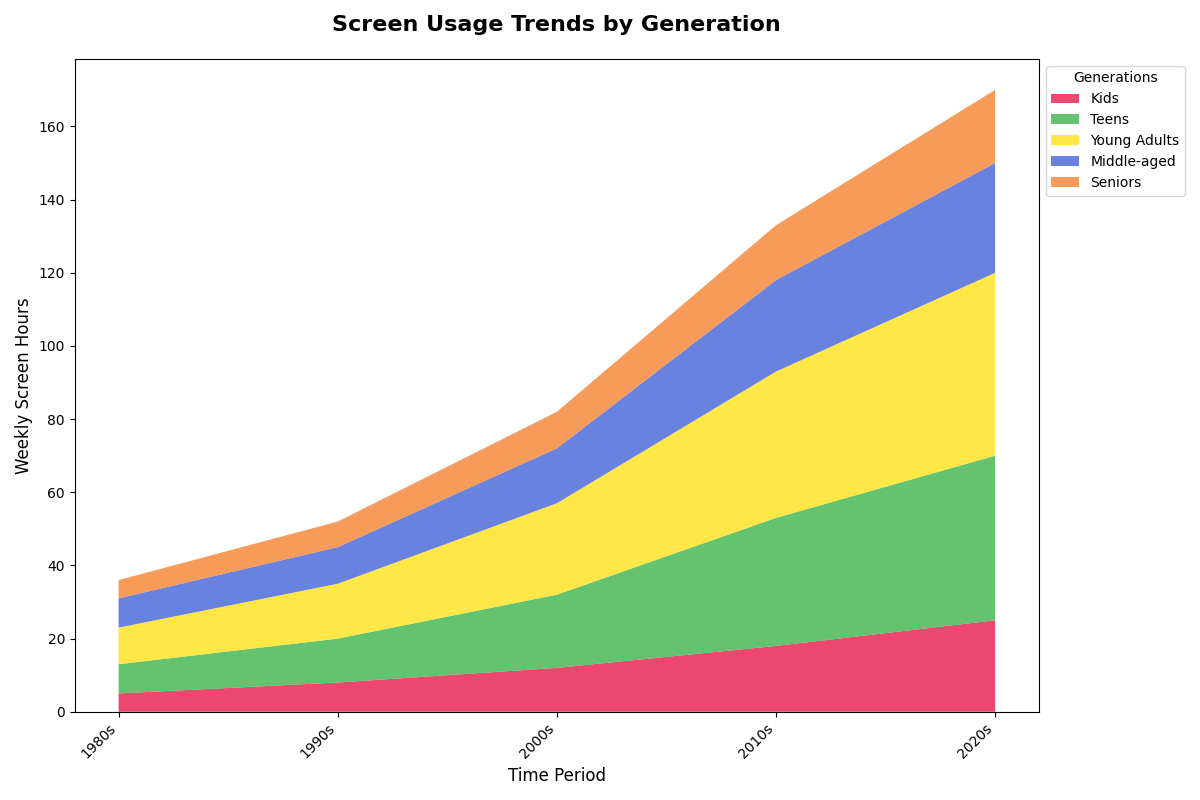

This figure's Python source:
import matplotlib.pyplot as plt
import numpy as np

decades = ['1980s', '1990s', '2000s', '2010s', '2020s']
age_groups = ['Kids', 'Teens', 'Young Adults', 'Middle-aged', 'Seniors']

screen_time_0_12 = [5, 8, 12, 18, 25]
screen_time_13_18 = [8, 12, 20, 35, 45]
screen_time_19_35 = [10, 15, 25, 40, 50]
screen_time_36_55 = [8, 10, 15, 25, 30]
screen_time_56_plus = [5, 7, 10, 15, 20]

data = np.array([screen_time_0_12, screen_time_13_18, screen_time_19_35, screen_time_36_55, screen_time_56_plus])

colors = ['#e6194b', '#3cb44b', '#ffe119', '#4363d8', '#f58231']

plt.figure(figsize=(12, 8))
plt.stackplot(decades, data, labels=age_groups, colors=colors, alpha=0.8)

plt.xlabel('Time Period', fontsize=12)
plt.ylabel('Weekly Screen Hours', fontsize=12)
plt.title('Screen Usage Trends by Generation', fontsize=16, fontweight='bold', pad=20)

plt.legend(title='Generations', loc='upper left', bbox_to_anchor=(1, 1), fontsize=10)
plt.xticks(rotation=45, ha='right')

plt.tight_layout()
plt.show()
